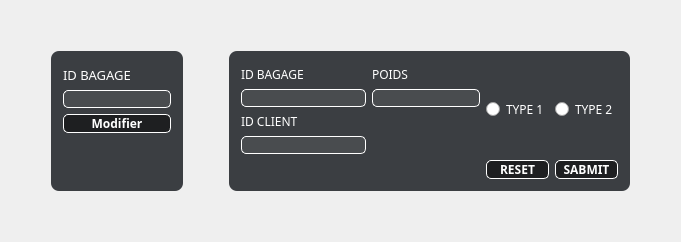
            <widget class="QWidget" name="modifier_3">
             <property name="styleSheet">
              <string notr="true">#modifier{
border-image:url(&quot;://sources/evaluation-process.jpg&quot;);
background:#2b3947;
border:0;
}</string>
             </property>
             <attribute name="title">
              <string>Modifier</string>
             </attribute>
             <layout class="QGridLayout" name="gridLayout_33">
              <item row="2" column="1">
               <spacer name="verticalSpacer_29">
                <property name="orientation">
                 <enum>Qt::Vertical</enum>
                </property>
                <property name="sizeHint" stdset="0">
                 <size>
                  <width>20</width>
                  <height>40</height>
                 </size>
                </property>
               </spacer>
              </item>
              <item row="1" column="0">
               <spacer name="horizontalSpacer_27">
                <property name="orientation">
                 <enum>Qt::Horizontal</enum>
                </property>
                <property name="sizeHint" stdset="0">
                 <size>
                  <width>40</width>
                  <height>20</height>
                 </size>
                </property>
               </spacer>
              </item>
              <item row="0" column="1">
               <spacer name="verticalSpacer_27">
                <property name="orientation">
                 <enum>Qt::Vertical</enum>
                </property>
                <property name="sizeHint" stdset="0">
                 <size>
                  <width>20</width>
                  <height>40</height>
                 </size>
                </property>
               </spacer>
              </item>
              <item row="1" column="1">
               <layout class="QHBoxLayout" name="horizontalLayout_13">
                <item>
                 <widget class="QGroupBox" name="groupBox_10">
                  <property name="styleSheet">
                   <string notr="true">QGroupBox{
background-color:rgba(14,17,22,80%);
color:white;
border:0;
border-radius:8px;
}</string>
                  </property>
                  <property name="title">
                   <string/>
                  </property>
                  <layout class="QGridLayout" name="gridLayout_31">
                   <item row="3" column="0">
                    <spacer name="verticalSpacer_28">
                     <property name="orientation">
                      <enum>Qt::Vertical</enum>
                     </property>
                     <property name="sizeHint" stdset="0">
                      <size>
                       <width>20</width>
                       <height>40</height>
                      </size>
                     </property>
                    </spacer>
                   </item>
                   <item row="1" column="0">
                    <widget class="QLineEdit" name="lineEdit_16">
                     <property name="styleSheet">
                      <string notr="true">QLineEdit{
background-color:rgba(255,255,255,7%);
border:1 solid white;
border-radius:5px;
color:white;
}</string>
                     </property>
                    </widget>
                   </item>
                   <item row="2" column="0">
                    <widget class="QPushButton" name="pushButton_16">
                     <property name="font">
                      <font>
                       <family>Cairo</family>
                       <weight>75</weight>
                       <bold>true</bold>
                      </font>
                     </property>
                     <property name="styleSheet">
                      <string notr="true">QPushButton{
background-color:rgba(0,0,0,50%);
color:white;
border:1 solid white;
border-radius: 5px;
}
QPushButton:hover{
background-color:rgba(255,127,80,50%);
color:black;
}</string>
                     </property>
                     <property name="text">
                      <string>Modifier</string>
                     </property>
                    </widget>
                   </item>
                   <item row="0" column="0">
                    <widget class="QLabel" name="label_26">
                     <property name="font">
                      <font>
                       <family>Cairo</family>
                       <pointsize>10</pointsize>
                       <weight>50</weight>
                       <bold>false</bold>
                      </font>
                     </property>
                     <property name="styleSheet">
                      <string notr="true">QLabel{
color:white;
}</string>
                     </property>
                     <property name="text">
                      <string>ID BAGAGE</string>
                     </property>
                    </widget>
                   </item>
                  </layout>
                 </widget>
                </item>
                <item>
                 <spacer name="horizontalSpacer_29">
                  <property name="orientation">
                   <enum>Qt::Horizontal</enum>
                  </property>
                  <property name="sizeHint" stdset="0">
                   <size>
                    <width>40</width>
                    <height>20</height>
                   </size>
                  </property>
                 </spacer>
                </item>
                <item>
                 <widget class="QGroupBox" name="groupBox_11">
                  <property name="font">
                   <font>
                    <family>Cairo</family>
                    <weight>75</weight>
                    <bold>true</bold>
                   </font>
                  </property>
                  <property name="styleSheet">
                   <string notr="true">QGroupBox{
background-color:rgba(14,17,22,80%);
color:white;
border:0;
border-radius:8px;
}</string>
                  </property>
                  <property name="title">
                   <string/>
                  </property>
                  <layout class="QGridLayout" name="gridLayout_30">
                   <item row="0" column="0">
                    <layout class="QGridLayout" name="gridLayout_32">
                     <item row="0" column="0">
                      <layout class="QVBoxLayout" name="verticalLayout_12">
                       <item>
                        <widget class="QLabel" name="label_27">
                         <property name="font">
                          <font>
                           <family>Cairo</family>
                          </font>
                         </property>
                         <property name="styleSheet">
                          <string notr="true">QLabel{
color:white;
}</string>
                         </property>
                         <property name="text">
                          <string>ID BAGAGE</string>
                         </property>
                        </widget>
                       </item>
                       <item>
                        <widget class="QLineEdit" name="idlog_3">
                         <property name="font">
                          <font>
                           <weight>75</weight>
                           <bold>true</bold>
                          </font>
                         </property>
                         <property name="styleSheet">
                          <string notr="true">QLineEdit{
background-color:rgba(255,255,255,7%);
border:1 solid white;
border-radius:5px;
color:red;
}</string>
                         </property>
                        </widget>
                       </item>
                       <item>
                        <widget class="QLabel" name="label_29">
                         <property name="font">
                          <font>
                           <family>Cairo</family>
                          </font>
                         </property>
                         <property name="styleSheet">
                          <string notr="true">QLabel{
color:white;
}</string>
                         </property>
                         <property name="text">
                          <string>ID CLIENT</string>
                         </property>
                        </widget>
                       </item>
                       <item>
                        <widget class="QLineEdit" name="lineEdit_17">
                         <property name="styleSheet">
                          <string notr="true">QLineEdit{
background-color:rgba(255,255,255,7%);
border:1 solid white;
border-radius:5px;
color:white;
}</string>
                         </property>
                        </widget>
                       </item>
                      </layout>
                     </item>
                     <item row="0" column="1">
                      <layout class="QVBoxLayout" name="verticalLayout_13">
                       <item>
                        <widget class="QLabel" name="label_31">
                         <property name="font">
                          <font>
                           <family>Cairo</family>
                          </font>
                         </property>
                         <property name="styleSheet">
                          <string notr="true">QLabel{
color:white;
}</string>
                         </property>
                         <property name="text">
                          <string>POIDS</string>
                         </property>
                        </widget>
                       </item>
                       <item>
                        <widget class="QLineEdit" name="lineEdit_20">
                         <property name="styleSheet">
                          <string notr="true">QLineEdit{
background-color:rgba(255,255,255,7%);
border:1 solid white;
border-radius:5px;
color:white;
}</string>
                         </property>
                        </widget>
                       </item>
                       <item>
                        <spacer name="verticalSpacer_26">
                         <property name="orientation">
                          <enum>Qt::Vertical</enum>
                         </property>
                         <property name="sizeHint" stdset="0">
                          <size>
                           <width>20</width>
                           <height>40</height>
                          </size>
                         </property>
                        </spacer>
                       </item>
                      </layout>
                     </item>
                     <item row="0" column="2">
                      <layout class="QHBoxLayout" name="horizontalLayout_11">
                       <item>
                        <widget class="QRadioButton" name="radioButton_3">
                         <property name="font">
                          <font>
                           <family>Cairo Light</family>
                           <pointsize>9</pointsize>
                          </font>
                         </property>
                         <property name="styleSheet">
                          <string notr="true">QRadioButton{
color: white;
}</string>
                         </property>
                         <property name="text">
                          <string>TYPE 1</string>
                         </property>
                        </widget>
                       </item>
                       <item>
                        <widget class="QRadioButton" name="radioButton_4">
                         <property name="font">
                          <font>
                           <family>Cairo Light</family>
                           <pointsize>9</pointsize>
                          </font>
                         </property>
                         <property name="styleSheet">
                          <string notr="true">QRadioButton{
color: white;
}</string>
                         </property>
                         <property name="text">
                          <string>TYPE 2</string>
                         </property>
                        </widget>
                       </item>
                      </layout>
                     </item>
                     <item row="1" column="2">
                      <layout class="QHBoxLayout" name="horizontalLayout_12">
                       <item>
                        <widget class="QPushButton" name="pushButton_17">
                         <property name="font">
                          <font>
                           <family>Cairo</family>
                           <weight>75</weight>
                           <bold>true</bold>
                          </font>
                         </property>
                         <property name="styleSheet">
                          <string notr="true">QPushButton{
background-color:rgba(0,0,0,50%);
color:white;
border:1 solid white;
border-radius: 5px;
}
QPushButton:hover{
background-color:rgba(255,0,0,50%);
color:black;
}</string>
                         </property>
                         <property name="text">
                          <string>  RESET  </string>
                         </property>
                        </widget>
                       </item>
                       <item>
                        <widget class="QPushButton" name="pushButton_18">
                         <property name="font">
                          <font>
                           <family>Cairo</family>
                           <weight>75</weight>
                           <bold>true</bold>
                          </font>
                         </property>
                         <property name="styleSheet">
                          <string notr="true">QPushButton{
background-color:rgba(0,0,0,50%);
color:white;
border:1 solid white;
border-radius: 5px;
}
QPushButton:hover{
background-color:rgba(0,255,0,50%);
color:black;
}</string>
                         </property>
                         <property name="text">
                          <string>  SABMIT  </string>
                         </property>
                        </widget>
                       </item>
                      </layout>
                     </item>
                    </layout>
                   </item>
                  </layout>
                 </widget>
                </item>
               </layout>
              </item>
              <item row="1" column="2">
               <spacer name="horizontalSpacer_28">
                <property name="orientation">
                 <enum>Qt::Horizontal</enum>
                </property>
                <property name="sizeHint" stdset="0">
                 <size>
                  <width>40</width>
                  <height>20</height>
                 </size>
                </property>
               </spacer>
              </item>
             </layout>
            </widget>
